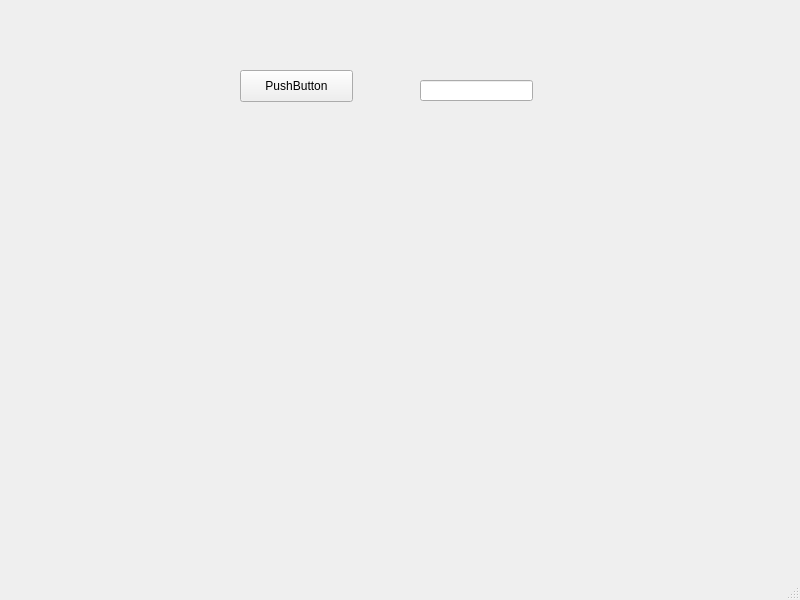
<?xml version="1.0" encoding="UTF-8"?>
<ui version="4.0">
 <class>MyFirstApp</class>
 <widget class="QMainWindow" name="MyFirstApp">
  <property name="geometry">
   <rect>
    <x>0</x>
    <y>0</y>
    <width>800</width>
    <height>600</height>
   </rect>
  </property>
  <property name="windowTitle">
   <string>MyFirstApp</string>
  </property>
  <widget class="QWidget" name="centralwidget">
   <widget class="QPushButton" name="doShit">
    <property name="geometry">
     <rect>
      <x>240</x>
      <y>70</y>
      <width>113</width>
      <height>32</height>
     </rect>
    </property>
    <property name="text">
     <string>PushButton</string>
    </property>
   </widget>
   <widget class="QLineEdit" name="rofliHere">
    <property name="geometry">
     <rect>
      <x>420</x>
      <y>80</y>
      <width>113</width>
      <height>21</height>
     </rect>
    </property>
   </widget>
  </widget>
  <widget class="QMenuBar" name="menubar">
   <property name="geometry">
    <rect>
     <x>0</x>
     <y>0</y>
     <width>800</width>
     <height>24</height>
    </rect>
   </property>
  </widget>
  <widget class="QStatusBar" name="statusbar"/>
 </widget>
 <resources/>
 <connections/>
</ui>
